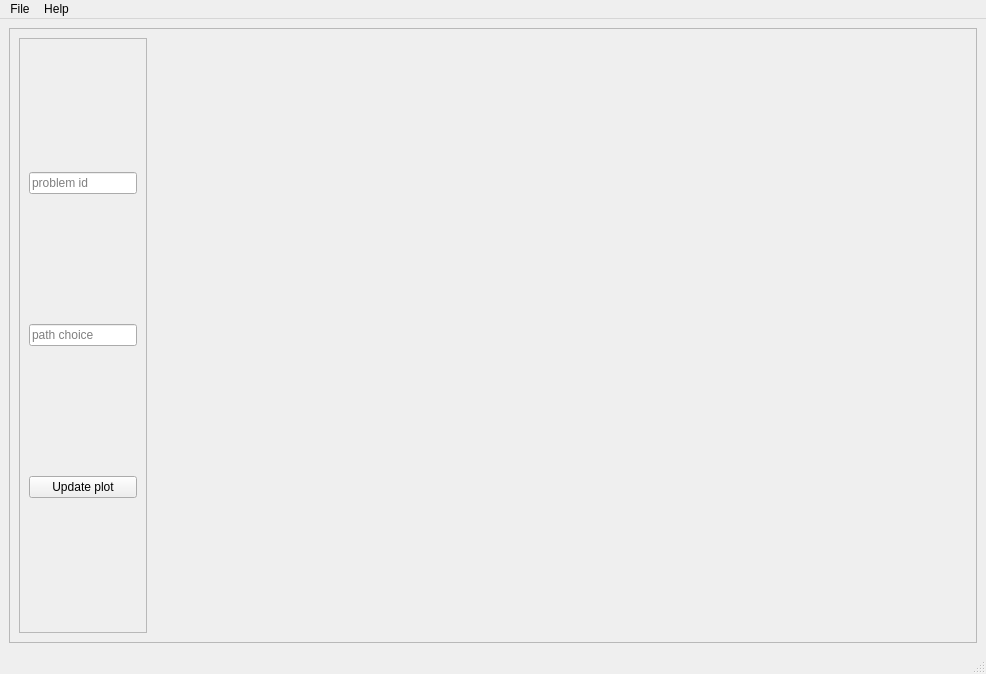
<?xml version="1.0" encoding="UTF-8"?>
<ui version="4.0">
 <class>MainWindow</class>
 <widget class="QMainWindow" name="MainWindow">
  <property name="geometry">
   <rect>
    <x>0</x>
    <y>0</y>
    <width>986</width>
    <height>674</height>
   </rect>
  </property>
  <property name="windowTitle">
   <string>PyPredict</string>
  </property>
  <widget class="QWidget" name="centralwidget">
   <layout class="QVBoxLayout" name="verticalLayout_2">
    <item>
     <widget class="QFrame" name="frame_top">
      <property name="frameShape">
       <enum>QFrame::StyledPanel</enum>
      </property>
      <property name="frameShadow">
       <enum>QFrame::Raised</enum>
      </property>
      <layout class="QHBoxLayout" name="horizontalLayout">
       <item>
        <widget class="QFrame" name="frame_left">
         <property name="sizePolicy">
          <sizepolicy hsizetype="Maximum" vsizetype="Preferred">
           <horstretch>0</horstretch>
           <verstretch>0</verstretch>
          </sizepolicy>
         </property>
         <property name="frameShape">
          <enum>QFrame::StyledPanel</enum>
         </property>
         <property name="frameShadow">
          <enum>QFrame::Raised</enum>
         </property>
         <layout class="QVBoxLayout" name="verticalLayout">
          <item>
           <widget class="QLineEdit" name="lineEdit">
            <property name="enabled">
             <bool>true</bool>
            </property>
            <property name="placeholderText">
             <string>problem id</string>
            </property>
           </widget>
          </item>
          <item>
           <widget class="QLineEdit" name="lineEdit_2">
            <property name="text">
             <string/>
            </property>
            <property name="placeholderText">
             <string>path choice</string>
            </property>
           </widget>
          </item>
          <item>
           <widget class="QPushButton" name="button_plot">
            <property name="text">
             <string>Update plot</string>
            </property>
           </widget>
          </item>
         </layout>
        </widget>
       </item>
       <item>
        <widget class="QFrame" name="frame_plot">
         <layout class="QVBoxLayout" name="verticalLayout_4"/>
        </widget>
       </item>
      </layout>
     </widget>
    </item>
   </layout>
  </widget>
  <widget class="QMenuBar" name="menubar">
   <property name="geometry">
    <rect>
     <x>0</x>
     <y>0</y>
     <width>986</width>
     <height>26</height>
    </rect>
   </property>
   <widget class="QMenu" name="menuFile">
    <property name="title">
     <string>File</string>
    </property>
    <addaction name="actionExit"/>
   </widget>
   <widget class="QMenu" name="menuHelp">
    <property name="title">
     <string>Help</string>
    </property>
    <addaction name="actionAbout"/>
   </widget>
   <addaction name="menuFile"/>
   <addaction name="menuHelp"/>
  </widget>
  <widget class="QStatusBar" name="statusbar"/>
  <action name="actionExit">
   <property name="text">
    <string>Exit</string>
   </property>
  </action>
  <action name="actionAbout">
   <property name="text">
    <string>About</string>
   </property>
  </action>
 </widget>
 <resources/>
 <connections>
  <connection>
   <sender>actionExit</sender>
   <signal>triggered()</signal>
   <receiver>MainWindow</receiver>
   <slot>close()</slot>
   <hints>
    <hint type="sourcelabel">
     <x>-1</x>
     <y>-1</y>
    </hint>
    <hint type="destinationlabel">
     <x>422</x>
     <y>262</y>
    </hint>
   </hints>
  </connection>
 </connections>
</ui>
